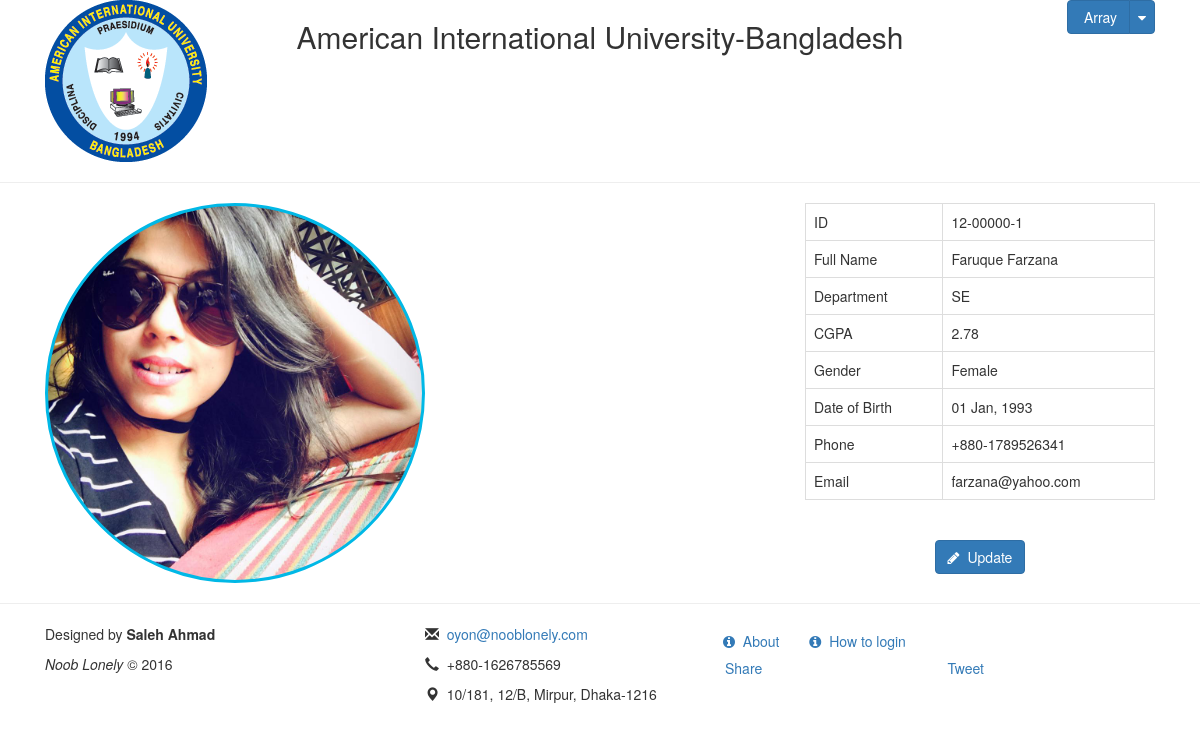
The page /profile.php (signed in) on the database its author committed.
### tables this page shows
CREATE TABLE `student` (
  `s_id` int(11) NOT NULL COMMENT 'student id',
  `s_aiub_id` varchar(15) NOT NULL COMMENT 'student aiub id',
  `s_full_name` varchar(55) NOT NULL COMMENT 'student full name',
  `s_cgpa` float NOT NULL DEFAULT '0' COMMENT 'student cgpa',
  `s_phone` varchar(20) NOT NULL COMMENT 'student phone',
  `s_email` varchar(55) DEFAULT NULL COMMENT 'student email',
  `s_pass` varchar(255) NOT NULL DEFAULT '1234' COMMENT 'student password',
  `s_dept` varchar(10) NOT NULL COMMENT 'student department',
  `s_image` text COMMENT 'student image',
  `s_gender` varchar(10) DEFAULT NULL COMMENT 'student gender',
  `s_dob` date DEFAULT NULL COMMENT 'student date of birth',
  `s_small_image` text COMMENT 'Student''s Image Icon',
  `img_contents` text COMMENT 'Contents of Image'
);

### model/db.php (called while the page is built, shortened)
<?php
function stubasicInfo($sid)
{
	$conn = db_conn();
	$sql = "SELECT `s_aiub_id`, `s_full_name`, `s_cgpa`, `s_gender`, `s_phone`, `s_email`, `s_dept`, `s_image`, `s_dob`
FROM `student` WHERE `s_id` = ".mysqli_real_escape_string($conn, $sid);
	$result = mysqli_query($conn, $sql);
	$row = mysqli_fetch_array($result, MYSQLI_ASSOC);
	return $row;
}
function returnTeacherPic($tid)
{
	$conn = db_conn();
	$sql = "SELECT `t_small_image` FROM `teacher`
WHERE `t_id` = ".mysqli_real_escape_string($conn, $tid);
	$result = mysqli_query($conn, $sql);
	$row = mysqli_fetch_array($result, MYSQLI_ASSOC);
	$teacherImage = $row['t_small_image'];
	return $teacherImage;
}

### profile.php (the view, shortened to what this page needs)
<?php
    require 'session.php';
    $student = false;
	if (!isset($_SESSION['teacher']) && !isset($_SESSION['stud'])) {
		header('Location: '.SERVER.'');
	} elseif (isset($_SESSION['stud'])) {
        $student = true;
        $sid     = $_SESSION['sid'];
        $row     = stubasicInfo($sid);
    } elseif (isset($_SESSION['teacher'])) {
        $teacher = true;
        $tid     = $_SESSION['tid'];
        $row     = teacherBasicInfo($tid);
    }
?>
<!DOCTYPE html>
<html lang="en">
	<head>
		<?php require_once 'head.php'; ?>
	</head>
	<body>
        <div id="wrap">
            <main>
                <div class="container">
                    <header>
                        <div class="row">
                            <div class="col-md-12">
                                <?php require_once 'header.php'; ?>
                            </div>
                        </div>
                    </header>
                </div>
                <hr />
                <div class="container">
                    <section>
                        <div class="row">
                            <?php if($student): ?>
                            <div class="col-md-12">
                                <div class="col-md-4">
                                    <div id="img-circle" class="center-block"></div>
                                </div>
                                <div class="col-md-4"></div>
                                <div class="col-md-4 padding20">
                                    <table class="table table-bordered">
                                        <tr>
                                            <td>ID</td>
                                            <td><?= htmlentities(stripslashes($row['s_aiub_id']), ENT_QUOTES, 'UTF-8'); ?></td>
                                        </tr>
                                        <tr>
                                            <td>Full Name</td>
                                            <td><?= htmlentities(stripslashes($row['s_full_name']), ENT_QUOTES, 'UTF-8'); ?></td>
                                        </tr>
                                        <tr>
                                            <td>Department</td>
                                            <td><?= htmlentities(stripslashes($row['s_dept']), ENT_QUOTES, 'UTF-8'); ?></td>
                                        </tr>
                                        <tr>
                                            <td>CGPA</td>
                                            <td><?= htmlentities(stripslashes(number_format((float)$row['s_cgpa'], 2, '.', '')), ENT_QUOTES, 'UTF-8'); ?></td>
                                        </tr>
                                        <tr>
                                            <td>Gender</td>
                                            <td><?= htmlentities(stripcslashes($row['s_gender']), ENT_QUOTES, 'UTF-8'); ?></td>
                                        </tr>
                                        <tr>
                                            <td>Date of Birth</td>
                                            <?php
                                            $DOB = strtotime(htmlentities(stripcslashes($row['s_dob']), ENT_QUOTES, 'UTF-8'));
                                            $DOB = date("d M, Y", $DOB);
                                            ?>
                                            <td><?= $DOB; ?></td>
                                        </tr>
                                        <tr>
                                            <td>Phone</td>
                                            <td><?= htmlentities(stripslashes($row['s_phone']), ENT_QUOTES, 'UTF-8'); ?></td>
                                        </tr>
                                        <tr>
                                            <td>Email</td>
                                            <td><?= htmlentities(stripslashes($row['s_email']), ENT_QUOTES, 'UTF-8'); ?></td>
                                        </tr>
                                    </table>
                                    <br />
                                    <div class="text-center">
                                        <a class="btn btn-primary" href="<?= SERVER; ?>/editinfo"><i class="fa fa-pencil"></i>&nbsp;&nbsp;Update</a>
                                    </div>
                                </div>
                            </div>
                            <?php endif; ?>
                        </div>
                    </section>
                </div>
            </main>
        </div>
        <?php require_once 'footer.php' ?>
	</body>
</html>

### head.php (shortened to what this page needs)
<link rel="stylesheet" media='all' href="<?= SERVER; ?>/assets/css/bootstrap-3.3.6-dist/css/bootstrap.min.css" />
<link rel="stylesheet" media='all' href="<?= SERVER; ?>/assets/css/font-awesome-4.6.3/css/font-awesome.min.css" />
<link rel="stylesheet" media='all' href="<?= SERVER; ?>/assets/css/custom.php" />

### header.php (shortened to what this page needs)
<div class="col-lg-2 col-md-3 padding20">
	<a href="<?= SERVER ?>">
		<img src="<?= SERVER; ?>/assets/img/aiub.png" alt="aiub logo" class="center-block" />
	</a>
</div>
<div class="col-lg-8 col-md-6 text-center">
	<h2>American International University-Bangladesh</h2>
</div>
<div class="col-lg-2 col-md-3 padding20">
	<?php if(isset($_SESSION['teacher']) || isset($_SESSION['stud']) || isset($_SESSION['authority'])): ?>
	<div class="pull-right">
		<div class="btn-group">
			<a class="btn btn-primary">
				<?php
                if(isset($_SESSION['teacher'])) {
                    echo '<img src="'.TEACHERPPICO.'/'.returnTeacherPic($_SESSION['tid']).'" alt="" style="border-radius: 2px;" />', '<span>   '.$_SESSION['teacher'].'</span>';
				} elseif (isset($_SESSION['stud'])) {
					echo '<img src="'.STUDENTPPICO.'/'.returnStdentPic($_SESSION['sid']).'" alt="" style="border-radius: 2px;" />', '<span>   '.$_SESSION['stud'].'</span>';
				} elseif(isset($_SESSION['authority'])) {
					echo '<img src="'.SERVER.'/assets/img/authority/hasansir.jpg" alt="authority propic" style="border-radius: 2px;width: 17px;height: 18px;" />', '<span>   '.$_SESSION['authority'].'</span>';
				} ?>
			</a>
			<a class="btn btn-primary dropdown-toggle" data-toggle="dropdown" href="#">
				<span class="fa fa-caret-down"></span></a>
		</div>
	</div>
	<?php endif; ?>
</div>

### footer.php (shortened to what this page needs)
<footer>
<hr />
<div class="container">
    <div class="row">
        <div class="col-sm-12">
            <div class="col-sm-4">
                <p><span>Designed by <strong>Saleh Ahmad</strong></span></p>
                <p><cite>Noob Lonely</cite> &copy; <?php echo date("Y") ?></p>
            </div>
            <div class="col-sm-3">
                <p><span class="glyphicon glyphicon-envelope"></span>&nbsp;&nbsp;<a href="mailto:oyon@nooblonely.com?cc=nissongo102@gmail.com&amp;subject=Feedback&amp;body=Dear%20Buddy%2C%0A" target="_top">oyon@nooblonely.com</a></p>
                <p><span class="glyphicon glyphicon-earphone"></span>&nbsp;&nbsp;+880-1626785569</p>
                <p><span class="glyphicon glyphicon-map-marker"></span>&nbsp;&nbsp;10/181, 12/B, Mirpur, Dhaka-1216</p>
            </div>
            <div class="col-sm-5">
                <button type="button" class="btn btn-link" data-toggle="modal" data-target="#myModal"><i class="fa fa-info-circle"></i>&nbsp;
                    About
                </button>
                <button type="button" class="btn btn-link" data-toggle="modal" data-target="#myModal2"><i class="fa fa-info-circle"></i>&nbsp;
                    How to login
                </button>
                <?php include_once 'share.php'; ?>
            </div>
        </div>
    </div>
</div>
</footer>

### share.php (shortened to what this page needs)
<div class="row padding10">
    <div class="col-sm-12">
        <div class="col-sm-3">
            <div class="fb-share-button"
                 data-href="<?= SERVER; ?>"
                 data-layout="button_count"
                 data-mobile-iframe="true">
                <a class="fb-xfbml-parse-ignore" target="_blank" href="https://www.facebook.com/sharer/sharer.php?u=http%3A%2F%2Fcourse.nooblonely.com%2F&amp;src=sdkpreparse">Share</a>
            </div>
        </div>
        <div class="col-sm-3">
        </div>
        <div class="col-sm-2">
            <a
                href="https://twitter.com/share"
                class="twitter-share-button"
                data-url="<?= SERVER; ?>"
                data-text="Course Management"
                data-hashtags="aiubian">Tweet</a>
        </div>
        <div class="col-sm-4">
        </div>
    </div>
</div>

### rows shown on the page
student: s_aiub "12-00000-1", s_full_name "Faruque Farzana", s_dept "SE", s_cgpa "2.78", s_gender "Female", s_dob "01 Jan, 1993", s_phone "+880-1789526341", s_email "farzana@yahoo.com"

### other values the page prints
$_SESSION['teacher'] "Array"
